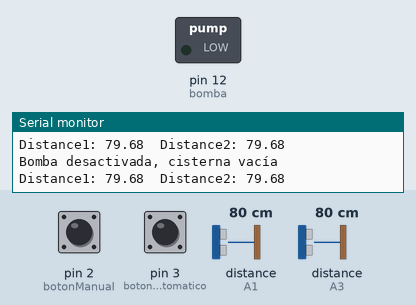
Simulated run of this sketch. Board: Arduino Uno, built with avr-gcc and run on an emulated ATmega328P. Parts: switched loads named in the sketch (green lamp = pin HIGH), the last lines printed to the serial monitor. Wiring (inferred from the names in the program): 2 × ultrasonic range finder: trigger A0, echo A1 / trigger A2, echo A3. Inputs (shaded band) come from the test bench; at power-on: distance to the obstacle (sensors on A3, A1) 80 cm, pin 2 (botonManual) HIGH, pin 3 (botonAutomatico) HIGH. The echo pulse lasts 58.3 µs per cm; pins used as bus, display or sensor lines are not drawn.

Above: at 1.8 s.
1.9 s: distance to the obstacle (sensor on A3) set to 22 cm
3.4 s: distance to the obstacle (sensor on A3) set to 19 cm
At 4.7 s:
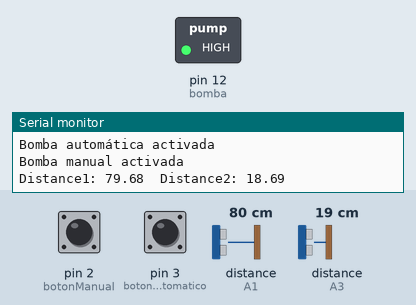
5.5 s: distance to the obstacle (sensor on A1) set to 2 cm
At 6.4 s:
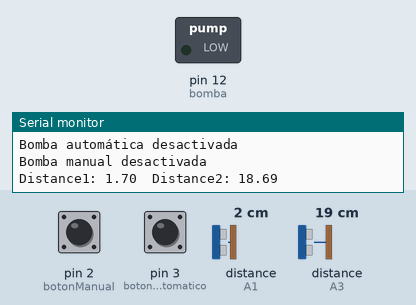
7.6 s: distance to the obstacle (sensor on A1) set to 18 cm
At 9.3 s:
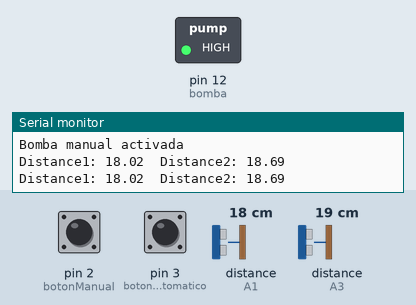
9.6 s: distance to the obstacle (sensor on A1) set to 4 cm
At 11.2 s:
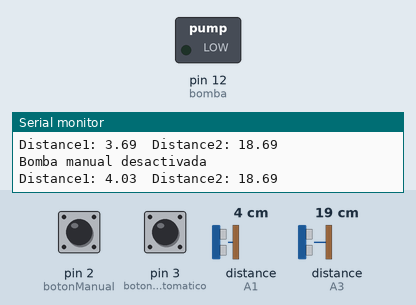
Timing chart, 0 to 12.6 s (numbered marks = the images above; inputs shaded):
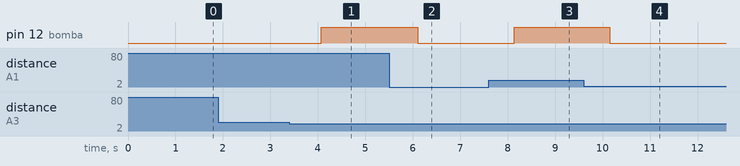

The sketch:

v6.ino
```cpp
const int trig1 = A0;
const int echo1 = A1;
const int trig2 = A2;
const int echo2 = A3;
const int bomba = 12;
const int botonManual = 2;
const int botonAutomatico = 3;

long pingTravelTime1;
long pingTravelTime2;
float distance1;
float distance2;
bool bombaActivadaAutomatico = false;
bool bombaActivadaManual = false;
int previousDistance1 = 0;  // Variable para almacenar el valor anterior de distance1
bool bombaActivadaSecuencial = false;  // Variable para controlar si distance1 ha completado un ciclo

void setup() {
  pinMode(trig1, OUTPUT);
  pinMode(echo1, INPUT);
  pinMode(trig2, OUTPUT);
  pinMode(echo2, INPUT);
  pinMode(bomba, OUTPUT);
  pinMode(botonManual, INPUT_PULLUP);
  pinMode(botonAutomatico, INPUT_PULLUP);
  Serial.begin(9600);
}

void loop() {
  // Sensor ultrasónico 1
  digitalWrite(trig1, HIGH);
  delayMicroseconds(10);
  digitalWrite(trig1, LOW);

  pingTravelTime1 = pulseIn(echo1, HIGH);
  if (pingTravelTime1 == 0) {
    Serial.println("Error: No se detectó el eco del sensor 1");
    distance1 = 0;
  } else {
    distance1 = (pingTravelTime1 * 0.0343) / 2.0;
  }

  // Sensor ultrasónico 2
  digitalWrite(trig2, HIGH);
  delayMicroseconds(10);
  digitalWrite(trig2, LOW);

  pingTravelTime2 = pulseIn(echo2, HIGH);
  if (pingTravelTime2 == 0) {
    Serial.println("Error: No se detectó el eco del sensor 2");
    distance2 = 0;
  } else {
    distance2 = (pingTravelTime2 * 0.0343) / 2.0;
  }


  // Verificar el estado de los botones
  bool botonManualPresionado = digitalRead(botonManual) == HIGH;
  bool botonAutomaticoPresionado = digitalRead(botonAutomatico) == HIGH;

  // Lógica para el modo automático
  if (botonAutomaticoPresionado) {
    if (distance2 >= 5 && distance2 <= 20) {
      if (distance1 >= 20 && !bombaActivadaSecuencial) {
        // Activar la bomba automáticamente cuando la distancia1 sea igual a 30 cm
        digitalWrite(bomba, HIGH);
        Serial.println("Bomba automática activada");
        bombaActivadaSecuencial = true;
      } else if (distance1 <= 10 && bombaActivadaSecuencial) {
        // Desactivar la bomba automáticamente cuando la distancia1 sea igual a 10 cm
        digitalWrite(bomba, LOW);
        Serial.println("Bomba automática desactivada");
        bombaActivadaSecuencial = false;
      }
    } else {
      bombaActivadaSecuencial = false;
    }
  } else {
    bombaActivadaSecuencial = false; // Restablecer el estado si no está en modo automático
  }

  // Lógica para el modo manual
  if (botonManualPresionado) {
    if (distance1 > 10 && distance2 <= 20 && !bombaActivadaManual) {
      // Activar la bomba manualmente mientras la distancia1 sea mayor a 10 cm y distance2 esté en el rango
      digitalWrite(bomba, HIGH);
      Serial.println("Bomba manual activada");
      bombaActivadaManual = true;
    } else if (distance1 <= 10 || distance2 > 20 && bombaActivadaManual) {
      // Desactivar la bomba manualmente cuando la distancia1 sea igual a 10 cm o distance2 esté fuera del rango
      digitalWrite(bomba, LOW);
      Serial.println("Bomba manual desactivada");
      bombaActivadaManual = false;
    } else if (distance1 > 10 && distance2 > 20) {
      // Desactivar la bomba si distance1 es mayor a 10 y distance2 es mayor a 20
      digitalWrite(bomba, LOW);
      Serial.println("Bomba desactivada, cisterna vacía");
      bombaActivadaSecuencial = false;
    }
  } else {
    bombaActivadaManual = false; // Restablecer el estado si no está en modo manual
  }

  // Verificar si ninguno de los modos está activado y apagar la bomba
  if (!bombaActivadaSecuencial && !bombaActivadaManual) {
    digitalWrite(bomba, LOW);
  }

  Serial.print("Distance1: ");
  Serial.print(distance1);
  Serial.print("  Distance2: ");
  Serial.println(distance2);

  delay(1000);
  digitalWrite(trig1, LOW);
  digitalWrite(trig2, LOW);
}
```

Measured:
- the behaviour switches between 21 and 20 cm on distance to the obstacle (sensor on A3) (found by bisection; images 0 and 1)
- after the input at 3.4 s, pin 12 (bomba): LOW → HIGH after 0.67 s
- after the input at 5.5 s, pin 12 (bomba): HIGH → LOW after 0.60 s
- after the input at 7.6 s, pin 12 (bomba): LOW → HIGH after 0.54 s
- after the input at 9.6 s, pin 12 (bomba): HIGH → LOW after 0.55 s
